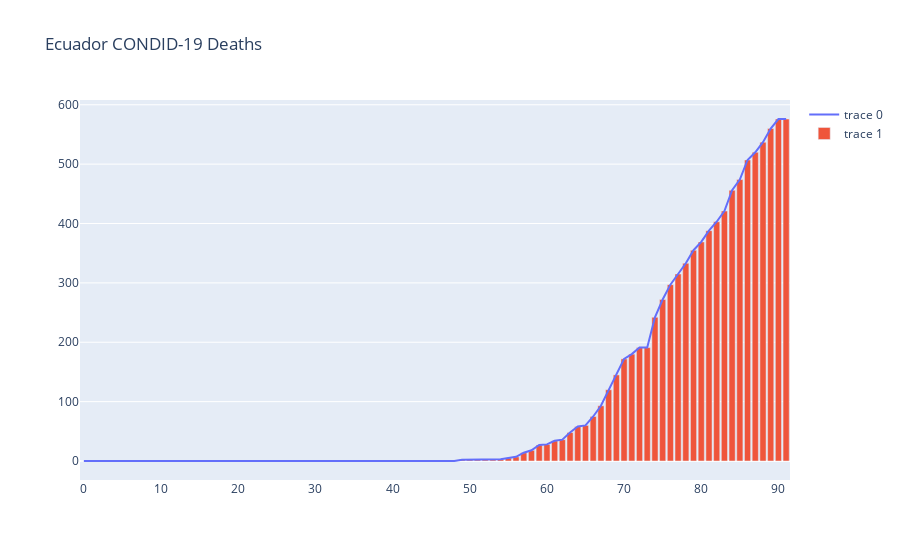
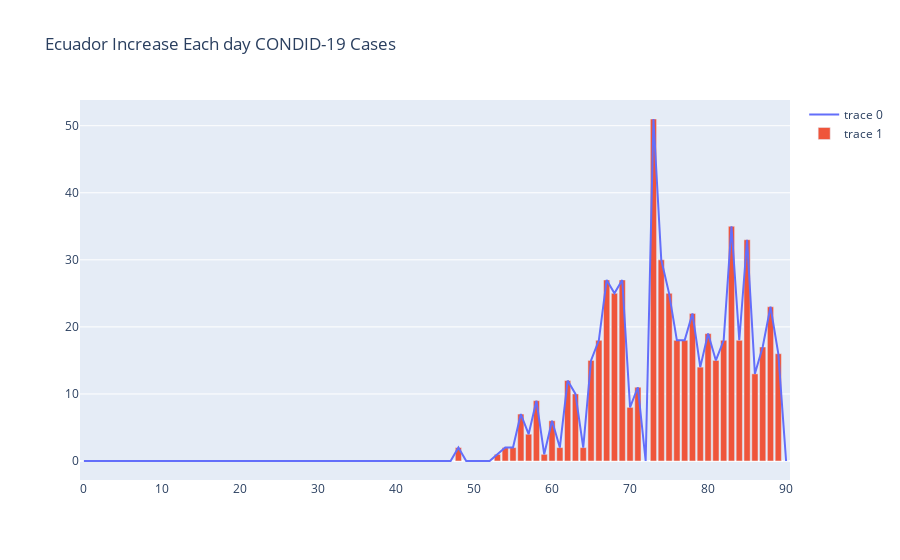

Notebook source saved alongside these figures, in order:
### Code cell
import plotly.graph_objects as go
import time
from PIL import Image

LASTFILE="COVID-19/csse_covid_19_data/csse_covid_19_time_series/time_series_covid19_deaths_global.csv"


STAT =LASTFILE[57:-4]
DataIn = open(LASTFILE).readlines()

#SEARCH = input("SEARCH: ")
#SEARCH = "Brazil"
#SEARCH = "Spain"
#SEARCH = "Philippine"
SEARCH = "Ecuador"
#SEARCH = "Germany"
#SEARCH = "Japan"
#SEARCH = "US"
cnt = 0
CNTS=0
counts=[]
for line in DataIn:
    if cnt==0:print(line)
    cnt=cnt+1
    line=line.lstrip(",")
    #if SEARCH in line:print(line)
    if SEARCH in line:
        print(line)
        print(line[31:-1])
        entry = line[31:-1]
        entry=entry.split(",")
        for num in entry:
            counts.append(int(num))
            
filename0 = time.strftime("images/"+SEARCH+"_"+STAT+"Deaths_%Y%m%d%H%M%S.png")            
fig = go.Figure()
fig.add_trace(go.Scatter(y=counts))
fig.add_trace(go.Bar(y=counts))
fig.update_layout(title = SEARCH+' CONDID-19 Deaths')
fig.show() 



IncreasePerDay=[]
All = (len(counts))
for x in range(0,All):
    try:
        Sum = (counts[x+1]-counts[x])
        print(Sum, end = " ")
        IncreasePerDay.append(Sum)
    except:
        pass
    
filename1 = time.strftime("images/"+SEARCH+"_"+STAT+"IncreasePerDay"+"_%Y%m%d%H%M%S.png")
fig = go.Figure()
fig.add_trace(go.Scatter(y=IncreasePerDay))
fig.add_trace(go.Bar(y=IncreasePerDay))
fig.update_layout(title = SEARCH+' Increase Each day CONDID-19 Cases')
fig.show()

### Figure 1 — Plotly figure (JSON) as saved in the notebook; plotly's stock layout.template omitted (floating-point values rounded to 4 significant figures)
{"data": [{"type": "scatter", "y": [0, 0, 0, 0, 0, 0, 0, 0, 0, 0, 0, 0, 0, 0, 0, 0, 0, 0, 0, 0, 0, 0, 0, 0, 0, 0, 0, 0, 0, 0, 0, 0, 0, 0, 0, 0, 0, 0, 0, 0, 0, 0, 0, 0, 0, 0, 0, 0, 0, 2, 2, 2, 2, 2, 3, 5, 7, 14, 18, 27, 28, 34, 36, 48, 58, 60, 75, 93, 120, 145, 172, 180, 191, 191, 242, 272, 297, 315, 333, 355, 369, 388, 403, 421, 456, 474, 507, 520, 537, 560, 576, 576]}, {"type": "bar", "y": [0, 0, 0, 0, 0, 0, 0, 0, 0, 0, 0, 0, 0, 0, 0, 0, 0, 0, 0, 0, 0, 0, 0, 0, 0, 0, 0, 0, 0, 0, 0, 0, 0, 0, 0, 0, 0, 0, 0, 0, 0, 0, 0, 0, 0, 0, 0, 0, 0, 2, 2, 2, 2, 2, 3, 5, 7, 14, 18, 27, 28, 34, 36, 48, 58, 60, 75, 93, 120, 145, 172, 180, 191, 191, 242, 272, 297, 315, 333, 355, 369, 388, 403, 421, 456, 474, 507, 520, 537, 560, 576, 576]}], "layout": {"title": {"text": "Ecuador CONDID-19 Deaths"}}}

### Figure 2 — Plotly figure (JSON) as saved in the notebook; plotly's stock layout.template omitted (floating-point values rounded to 4 significant figures)
{"data": [{"type": "scatter", "y": [0, 0, 0, 0, 0, 0, 0, 0, 0, 0, 0, 0, 0, 0, 0, 0, 0, 0, 0, 0, 0, 0, 0, 0, 0, 0, 0, 0, 0, 0, 0, 0, 0, 0, 0, 0, 0, 0, 0, 0, 0, 0, 0, 0, 0, 0, 0, 0, 2, 0, 0, 0, 0, 1, 2, 2, 7, 4, 9, 1, 6, 2, 12, 10, 2, 15, 18, 27, 25, 27, 8, 11, 0, 51, 30, 25, 18, 18, 22, 14, 19, 15, 18, 35, 18, 33, 13, 17, 23, 16, 0]}, {"type": "bar", "y": [0, 0, 0, 0, 0, 0, 0, 0, 0, 0, 0, 0, 0, 0, 0, 0, 0, 0, 0, 0, 0, 0, 0, 0, 0, 0, 0, 0, 0, 0, 0, 0, 0, 0, 0, 0, 0, 0, 0, 0, 0, 0, 0, 0, 0, 0, 0, 0, 2, 0, 0, 0, 0, 1, 2, 2, 7, 4, 9, 1, 6, 2, 12, 10, 2, 15, 18, 27, 25, 27, 8, 11, 0, 51, 30, 25, 18, 18, 22, 14, 19, 15, 18, 35, 18, 33, 13, 17, 23, 16, 0]}], "layout": {"title": {"text": "Ecuador Increase Each day CONDID-19 Cases"}}}
